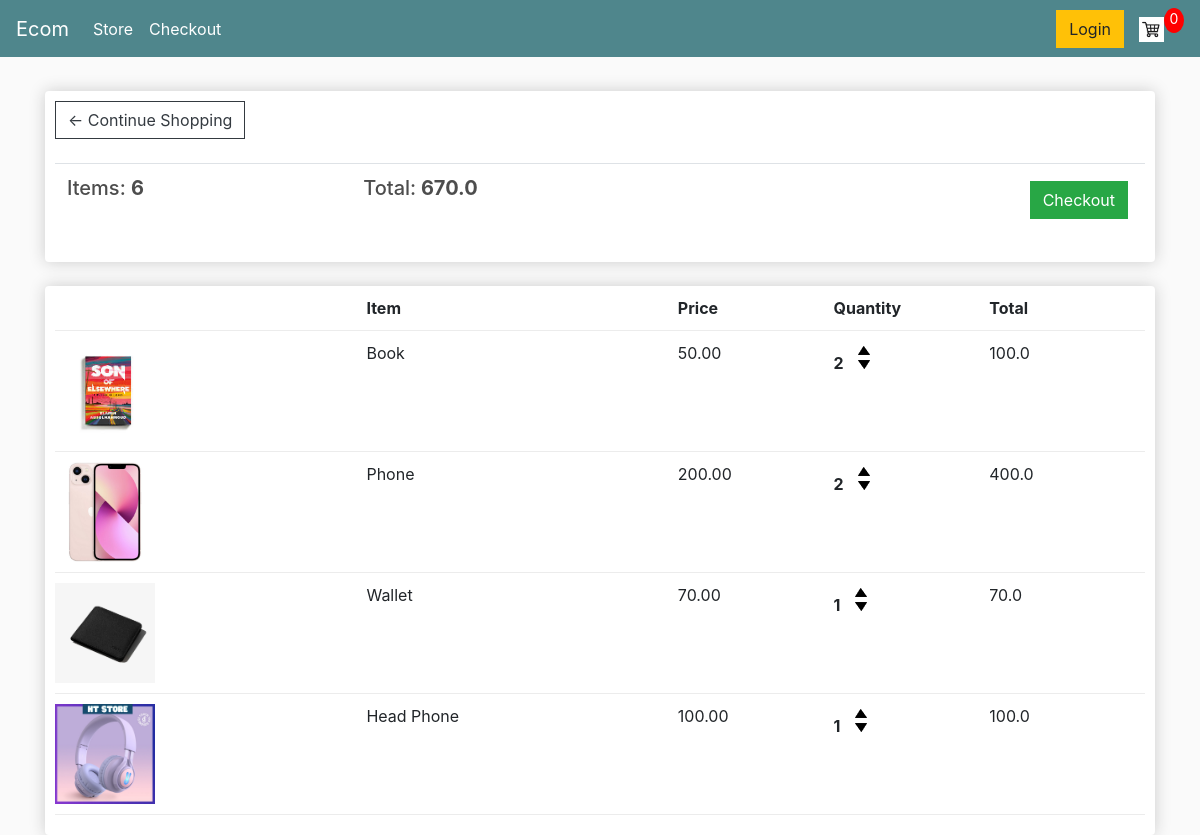
The app's page /cart/ (signed in) with its own data.
### store/models.py (models this page shows, shortened)
class Order(models.Model):
    customer = models.ForeignKey(Customer, on_delete=models.SET_NULL, null=True, blank=True)
    date_ordered = models.DateTimeField(auto_now_add=True)
    complete = models.BooleanField(default=False)
    transaction_id = models.CharField(max_length=200, null=True)
    @property
    def get_cart_total(self):
        orderitems = self.orderitem_set.all()
        total = sum([item.get_total for item in orderitems])
        return total
    @property
    def get_cart_items(self):
        orderitems = self.orderitem_set.all()
        total = sum([item.quantity for item in orderitems])
        return total

class OrderItem(models.Model):
    product = models.ForeignKey(Product, on_delete=models.SET_NULL, null=True)
    order = models.ForeignKey(Order, on_delete=models.SET_NULL, null=True)
    quantity = models.IntegerField(default=0, null=True, blank=True)
    date_added = models.DateTimeField(auto_now_add=True)
    @property
    def get_total(self):
        total = self.product.price * self.quantity
        return total

class Product(models.Model):
    name  = models.CharField(max_length=200)
    price = models.FloatField()
    digital = models.BooleanField(default=False, blank=True, null=True)
    image = models.ImageField(null=True, blank=True)
    @property
    def imageURL(self):
        try:
            url = self.image.url
        except:
            url = ''
        return url

### store/views.py (the view)
# urls.py: path('cart/',views.cart, name='cart'),
def cart(request):
    if request.user.is_authenticated:
        customer = request.user.customer
        order, created = Order.objects.get_or_create(customer=customer, complete=False)
        items = order.orderitem_set.all()
    else:
        items = []
        order = {'get_cart_items':0,'get_cart_total':0}
    context ={'items':items, 'order':order}
    return render(request,'store/cart.html', context)

### store/templates/store/cart.html
{% extends 'store/main.html' %}
{% load static %}
{% block content %}
	<div class="row">
		<div class="col-lg-12">
			<div class="box-element">
				<a  class="btn btn-outline-dark" href="{% url 'store' %}">&#x2190; Continue Shopping</a>
				<br>
				<br>
				<table class="table">
					<tr>
						<th><h5>Items: <strong>{{order.get_cart_items}}</strong></h5></th>
						<th><h5>Total:<strong> {{order.get_cart_total}}</strong></h5></th>
						<th>
							<a  style="float:right; margin:5px;" class="btn btn-success" href="{% url 'checkout' %}">Checkout</a>
						</th>
					</tr>
				</table>
			</div>
			<br>
			<div class="box-element">
				<div class="cart-row">
					<div style="flex:2"></div>
					<div style="flex:2"><strong>Item</strong></div>
					<div style="flex:1"><strong>Price</strong></div>
					<div style="flex:1"><strong>Quantity</strong></div>
					<div style="flex:1"><strong>Total</strong></div>
				</div>
				{% for item in items %}
					<div class="cart-row">
						<div style="flex:2"><img class="row-image" src="{{item.product.imageURL}}"></div>
						<div style="flex:2"><p>{{item.product.name}}</p></div>
						<div style="flex:1"><p>{{item.product.price|floatformat:2}}</p></div>
						<div style="flex:1">
							<p class="quantity">{{item.quantity}}</p>
							<div class="quantity">
								<img data-product={{item.product.id}} data-action="add" class="chg-quantity update-cart" src="{% static  'images/arrow-up.png' %}">
								<img data-product={{item.product.id}} data-action="remove" class="chg-quantity update-cart" src="{% static  'images/arrow-down.png' %}">
							</div>
						</div>
						<div style="flex:1"><p>{{item.get_total}}</p></div>
					</div>
				{% endfor %}
			</div>
		</div>
	</div>
{% endblock content %}

### store/templates/store/main.html (shortened to what this page needs)
<!DOCTYPE html>
{% load static %}
<html>
<head>
	<link rel="stylesheet" href="https://stackpath.bootstrapcdn.com/bootstrap/4.4.1/css/bootstrap.min.css">
	<link rel="stylesheet" type="text/css" href="{% static 'css/main.css' %}">
</head>
<body>
	<nav class="navbar navbar-expand-lg navbar-dark bg-dark">
	  <a class="navbar-brand" href="{% url 'store' %}">Ecom</a>
	  <div class="collapse navbar-collapse" id="navbarSupportedContent">
	    <ul class="navbar-nav mr-auto">
	      <li class="nav-item active">
	        <a class="nav-link" href="{% url 'store' %}">Store <span class="sr-only">(current)</span></a>
	      </li>
		  <li class="nav-item active">
	        <a class="nav-link" href="{% url 'checkout' %}">Checkout <span class="sr-only">(current)</span></a>
	      </li>
	    </ul>
	    <div class="form-inline my-2 my-lg-0">
	     	<a href="#"class="btn btn-warning">Login</a>
	     	<a href="{% url 'cart' %}">
	    		<img  id="cart-icon" src="{% static 'images/cart.jpg' %}">
	    	</a>
	    	<p id="cart-total">0</p>
	    </div>
	  </div>
	</nav>
     <div class="container">
            <br>
            {% block content %}
            {% endblock content %}
         </div>
</body>
</html>

### static/css/main.css (style rules this page uses)
body { background-color: hsl(0, 0%, 98%); }
h1,h2,h3,h4,h5,h6 { color:hsl(0, 0%, 30%); }
.box-element { box-shadow:hsl(0, 0%, 80%) 0 0 16px; background-color: #fff; border-radius: 4px; padding: 10px; }
.bg-dark { background-color: #4f868c!important; }
#cart-icon { width:25px; display: inline-block; margin-left: 15px; }
#cart-total { display: block; text-align: center; color:#fff; background-color: red; width: 20px; height: 25px; border-radius: 50%; font-size: 14px; }
.col-lg-4, .col-lg-6, .col-lg-8, .col-lg-12 { margin-top: 10px; }
.btn { border-radius: 0; }
.row-image { width: 100px; }
.cart-row { display: flex; align-items: flex-stretch; padding-bottom: 10px; margin-bottom: 10px; border-bottom: 1px solid #ececec; }
.quantity { display: inline-block; font-weight: 700; padding-right:10px; }
.chg-quantity { width: 12px; cursor: pointer; display: block; margin-top: 5px; transition:.1s; }

### records on screen
Order: get_cart_items "6", get_cart_total "670.0"
OrderItem: product.imageURL (picture), product.name "Book", product.price "50.00", quantity "2", get_total "100.0"
OrderItem: product.imageURL (picture), product.name "Phone", product.price "200.00", quantity "2", get_total "400.0"
OrderItem: product.imageURL (picture), product.name "Wallet", product.price "70.00", quantity "1", get_total "70.0"
OrderItem: product.imageURL (picture), product.name "Head Phone", product.price "100.00", quantity "1", get_total "100.0"
